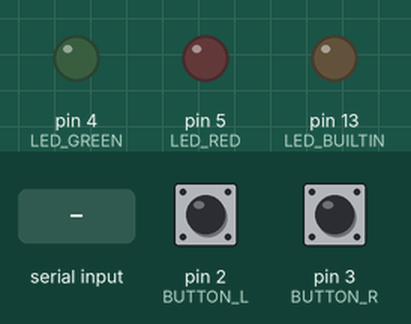
Simulated run of this sketch. Board: Arduino Uno, built with avr-gcc and run on an emulated ATmega328P. Shown: output pins drawn as LEDs (lit = HIGH). The inputs (shaded band) are chosen by the test bench; at power-on: pin 2 (BUTTON_L) LOW, pin 3 (BUTTON_R) LOW. What the sketch prints to the serial monitor is not drawn.

Above: at 1.2 s.
1.3 s: "1" received over Serial
At 1.9 s:
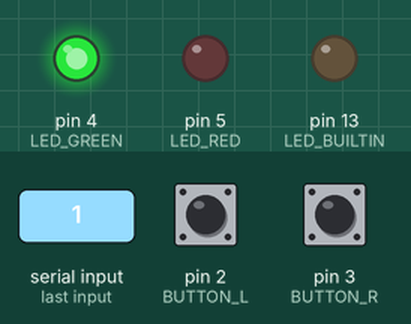
2.8 s: "2" received over Serial
At 4.0 s:
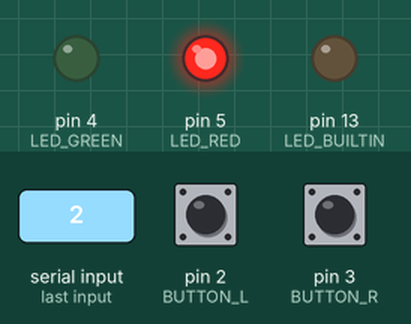
4.3 s: "3" received over Serial
At 5.4 s:
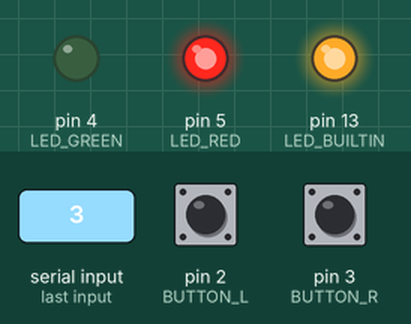
5.8 s: "0" received over Serial
At 6.5 s:
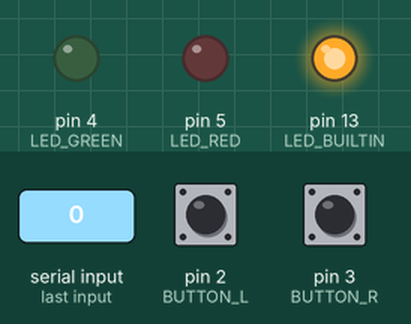
7.3 s: "1" received over Serial
At 7.6 s:
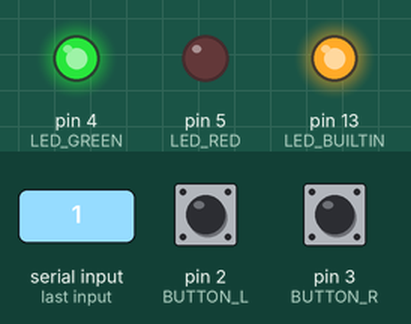
8.8 s: "4" received over Serial
At 10.0 s:
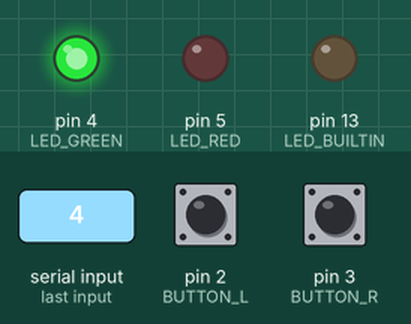
Timing chart, 0 to 11.3 s (numbered marks = the images above; inputs shaded):
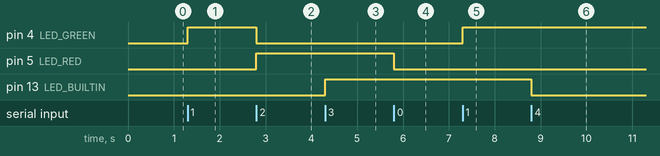

Measured:
- after the input at 1.3 s, pin 4 (LED_GREEN): LOW → HIGH at once
- after the input at 2.8 s, pin 4 (LED_GREEN): HIGH → LOW at once; pin 5 (LED_RED): LOW → HIGH at once
- after the input at 4.3 s, pin 13 (LED_BUILTIN): LOW → HIGH at once
- after the input at 5.8 s, pin 5 (LED_RED): HIGH → LOW at once
- after the input at 7.3 s, pin 4 (LED_GREEN): LOW → HIGH at once
- after the input at 8.8 s, pin 13 (LED_BUILTIN): HIGH → LOW at once

The sketch:

sketch_CaLonebyte.ino
```cpp
const int BUTTON_L = 2; //Left button
const int BUTTON_R = 3; //Right button
const int LED_GREEN = 4; //Green LED
const int LED_RED = 5; //Red LED

unsigned long time = 0;
const unsigned long delayTime = 10;

int greenLightState;
int redLightState;
int builtinState;

void setup() {
  Serial.begin(19200);

  pinMode(BUTTON_L, INPUT);
  pinMode(BUTTON_R, INPUT);

  pinMode(LED_GREEN, OUTPUT);
  pinMode(LED_RED, OUTPUT);
  pinMode(LED_BUILTIN, OUTPUT);
}

void loop() {
  RecieveSerialData();

  if(millis() > time)
  {
    SendSerialData();
    time = millis() + delayTime;
  }
}

void SendSerialData()
{
  int pressedL = digitalRead(BUTTON_L);
  int pressedR = digitalRead(BUTTON_R);
  int sendData = 0;

  if(pressedL)
  {
    sendData = 1;
  }
  else if(pressedR)
  {
    sendData = 2;
  }

  Serial.println(sendData);
}

void RecieveSerialData()
{
  if(Serial.available())
  {
    char data = (char)Serial.read();

    if(data == '1')
    {
      greenLightState = 1;
      redLightState = 0;
    }
    else if(data == '2')
    {
      greenLightState = 0;
      redLightState = 1;
    }
    else if(data == '0')
    {
      greenLightState = 0;
      redLightState = 0;
    }
    else if(data == '3')
    {
      builtinState = 1;
    }
    else if(data == '4')
    {
      builtinState = 0;
    }

    ActivateLight(LED_GREEN, greenLightState);
    ActivateLight(LED_RED, redLightState);
    ActivateLight(LED_BUILTIN, builtinState);
  }
}

void ActivateLight(int pin, int digitalState)
{
  if(digitalState == 1)
  {
    digitalWrite(pin, HIGH);
  }
  else
  {
    digitalWrite(pin, LOW);
  }
}
```
